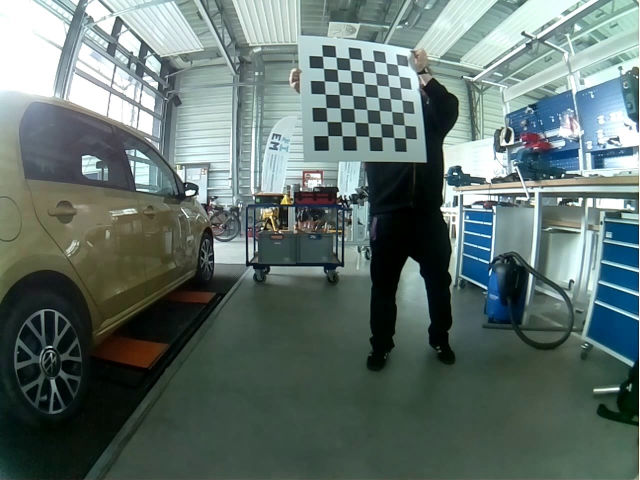
#> input picture Task_2/Frames_videoWW1_calibration/frame1399.jpg, 1280 x 960 px (shown at 1/2 size); its folder holds 3 pictures in this run; the run also reads 2 pictures not shown here
$ python Camera_calib.py   (older library calls are emulated)
#> lines starting #> are read from the running program, lines starting #| are printed output that depends on the picture
import cv2
import numpy as np
import matplotlib.pyplot as plt
import os
import glob


# You should replace these 3 lines with the output in calibration step
def undistort(img_path, balance=0.0, dim2=None, dim3=None):
    img = cv2.imread(img_path)
    dim1 = img.shape[:2][::-1]  #dim1 is the dimension of input image to un-distort
    assert dim1[0]/dim1[1] == DIM[0]/DIM[1], "Image to undistort needs to have same aspect ratio as the ones used in calibration"
    if not dim2:
        dim2 = dim1
    if not dim3:
        dim3 = dim1
    scaled_K = K * dim1[0] / DIM[0]  # The values of K is to scale with image dimension.
    scaled_K[2][2] = 1.0  # Except that K[2][2] is always 1.0
    # This is how scaled_K, dim2 and balance are used to determine the final K used to un-distort image. OpenCV document failed to make this clear!
    new_K = cv2.fisheye.estimateNewCameraMatrixForUndistortRectify(scaled_K, D, dim2, np.eye(3), balance=balance)
    map1, map2 = cv2.fisheye.initUndistortRectifyMap(scaled_K, D, np.eye(3), new_K, dim3, cv2.CV_16SC2)
    undistorted_img = cv2.remap(img, map1, map2, interpolation=cv2.INTER_LINEAR, borderMode=cv2.BORDER_CONSTANT)
    cv2.imshow("undistorted", undistorted_img)
    cv2.waitKey(0)
    cv2.destroyAllWindows()
    cv2.imwrite('C:/Users/U55530/Desktop/TMP/Master/Frames_videoWW1_calibration/img_out/filename.jpg',undistorted_img)
    undistorted_img_rgb = cv2.cvtColor(undistorted_img, cv2.COLOR_BGR2RGB)
    # call imshow() using plt object
    plt.imshow(undistorted_img_rgb)
    # display that image
    plt.show()


CHECKERBOARD = (7,7)
#Corner dectect90j
subpix_criteria = (cv2.TERM_CRITERIA_EPS+cv2.TERM_CRITERIA_MAX_ITER, 30, 0.1)

calibration_flags = cv2.fisheye.CALIB_RECOMPUTE_EXTRINSIC+cv2.fisheye.CALIB_CHECK_COND+cv2.fisheye.CALIB_FIX_SKEW
#calibration_flags = cv2.fisheye.CALIB_RECOMPUTE_EXTRINSIC+cv2.fisheye.CALIB_FIX_SKEW
objp = np.zeros((1, CHECKERBOARD[0]*CHECKERBOARD[1], 3), np.float32)
objp[0,:,:2] = np.mgrid[0:CHECKERBOARD[0], 0:CHECKERBOARD[1]].T.reshape(-1, 2)
_img_shape = None
objpoints = [] # 3d point in real world space
imgpoints = [] # 2d points in image plane.
images = glob.glob('*.jpg')
i=0

for fname in images:
    i=i+1;
    print('Read a new frame #:',fname)
    process= i/len(images)*100
    print('process in %:',process )
    img = cv2.imread(fname)
#> img is the input picture: shape (960, 1280, 3); mean B, G, R 108.9, 113.5, 96.8
    if _img_shape == None:
        _img_shape = img.shape[:2]
    else:
        assert _img_shape == img.shape[:2], "All images must share the same size."
    gray = cv2.cvtColor(img,cv2.COLOR_BGR2GRAY)
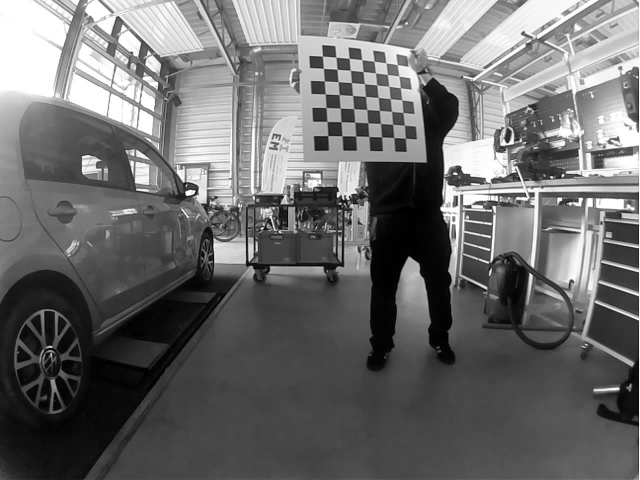
#> gray: shape (960, 1280) (shown at 1/2 size); min 0, max 255, mean 108
    # Find the chess board corners
    ret, corners = cv2.findChessboardCorners(gray, CHECKERBOARD, cv2.CALIB_CB_ADAPTIVE_THRESH+cv2.CALIB_CB_FAST_CHECK+cv2.CALIB_CB_NORMALIZE_IMAGE)
#> ret = True; corners = 49 rows, first 8: [645.4, 112.8], [672.5, 114.9], [698.8, 117], [724.2, 120.1], [748.6, 123.2], [772, 125.9], [794.8, 129.9], [647.7, 137.3]
    # If found, add object points, image points (after refining them)
    if ret == True:
        print('Corner points found')
        objpoints.append(objp)
        cv2.cornerSubPix(gray,corners,(3,3),(-1,-1),subpix_criteria)
        imgpoints.append(corners)
    else:
        print('Corner points not found')
#> pass 2 of the loop `for fname in images:`:
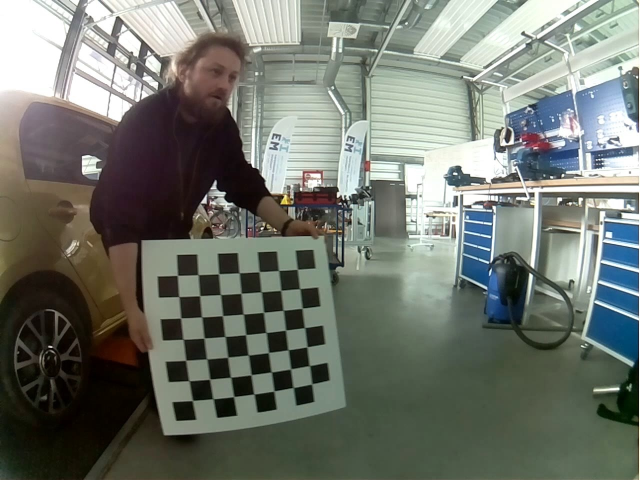
#> input picture Task_2/Frames_videoWW1_calibration/frame516.jpg, 1280 x 960 px (shown at 1/2 size)
#> img is the input picture: shape (960, 1280, 3); mean B, G, R 109.3, 117.9, 112.9
#> `gray = cv2.cvtColor(img,cv2.COLOR_BGR2GRAY)`:
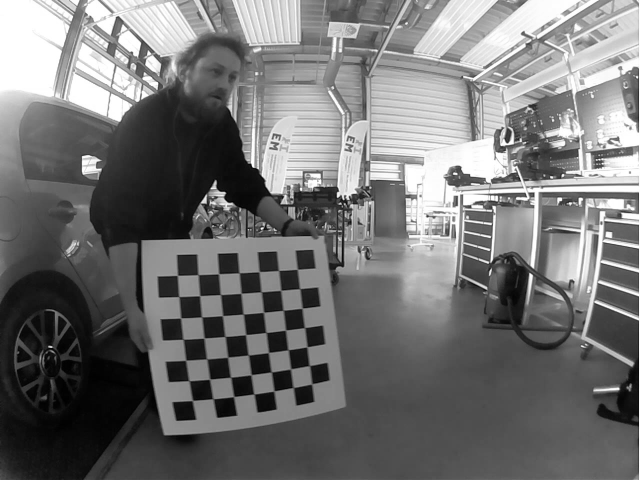
#> gray: shape (960, 1280) (shown at 1/2 size); min 0, max 255, mean 115.4
#> corners = 49 rows, first 8: [595.4, 538.7], [600.6, 577.7], [605.8, 616.3], [609.3, 655.5], [614.6, 694], [619.8, 731.7], [623.4, 769], [557.5, 541.4]
#> pass 3 of the loop `for fname in images:`:
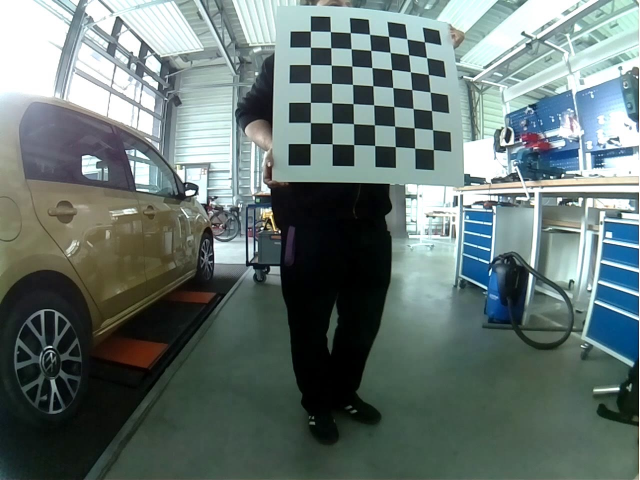
#> input picture Task_2/Frames_videoWW1_calibration/frame741.jpg, 1280 x 960 px (shown at 1/2 size)
#> img is the input picture: shape (960, 1280, 3); mean B, G, R 114.3, 117.4, 102.3
#> `gray = cv2.cvtColor(img,cv2.COLOR_BGR2GRAY)`:
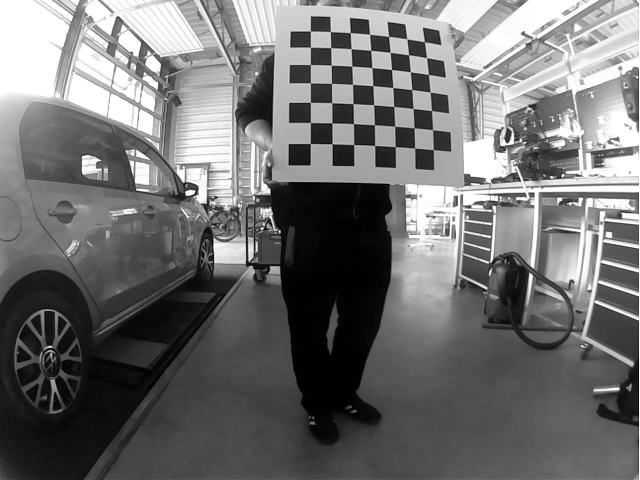
#> gray: shape (960, 1280) (shown at 1/2 size); min 0, max 255, mean 112.5
#> corners = 49 rows, first 8: [621.3, 62.65], [661.2, 63.49], [700.8, 65.72], [739.9, 69.03], [777.6, 73.15], [814.3, 78.53], [848.9, 84.19], [621.1, 94.86]
N_OK = len(objpoints)
K = np.zeros((3, 3))
D = np.zeros((4, 1))
rvecs = [np.zeros((1, 1, 3), dtype=np.float64) for i in range(N_OK)]
tvecs = [np.zeros((1, 1, 3), dtype=np.float64) for i in range(N_OK)]
rms, _, _, _, _ = \
    cv2.fisheye.calibrate(
        objpoints,
        imgpoints,
        gray.shape[::-1],
        K,
        D,
        rvecs,
        tvecs,
        calibration_flags,
        (cv2.TERM_CRITERIA_EPS+cv2.TERM_CRITERIA_MAX_ITER, 30, 1e-6)
    )
#> rms = 0.312
print("Found " + str(N_OK) + " valid images for calibration")
print("DIM=" + str(_img_shape[::-1]))
#| DIM=(1280, 960)
print("K=np.array(" + str(K.tolist()) + ")")
print("D=np.array(" + str(D.tolist()) + ")")


DIM = (1280, 960)
undistort('frame516.jpg',0,DIM,(1088,816))
#> in undistort, `undistorted_img = cv2.remap(img, map1, map2, interpolation=cv2.INTER_L..`:
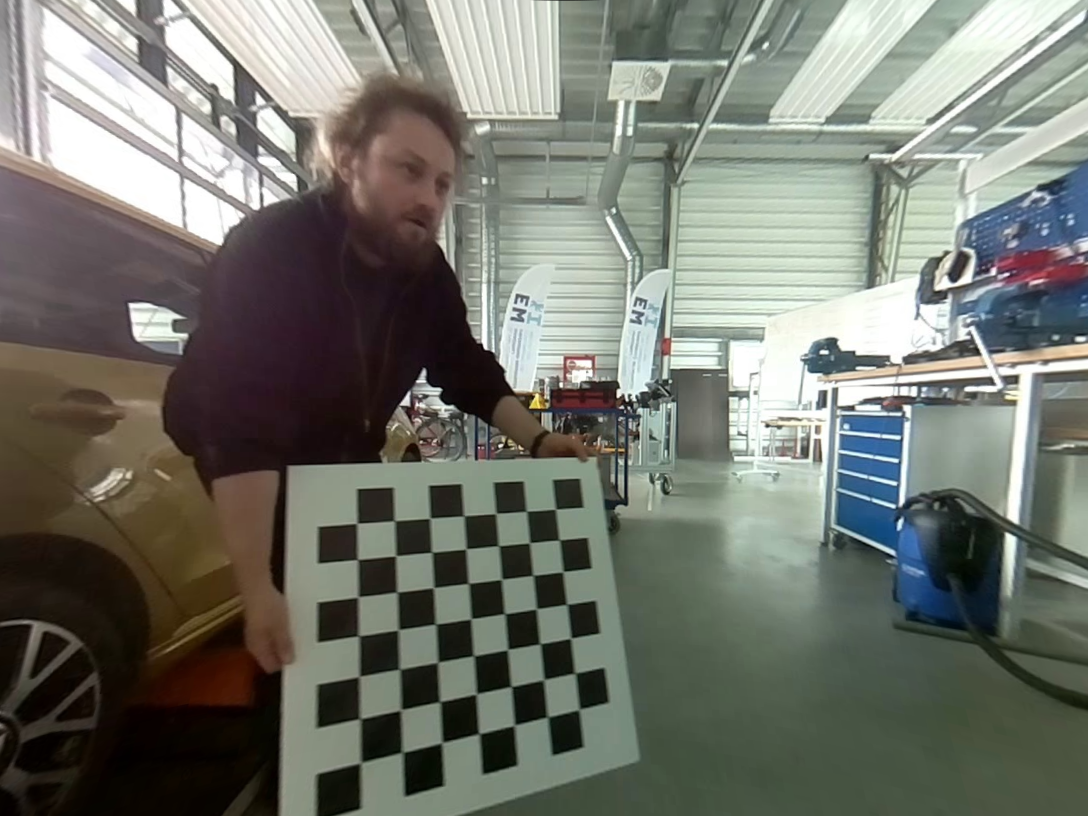
#> undistorted_img: shape (816, 1088, 3); mean B, G, R 109.2, 117.8, 115.4
undistort('frame516.jpg',1)
#> call 2 of undistort, with img_path = 'frame516.jpg', balance = 1
#> in undistort (call 2), `undistorted_img = cv2.remap(img, map1, map2, interpolation=cv2.INTER_L..`:
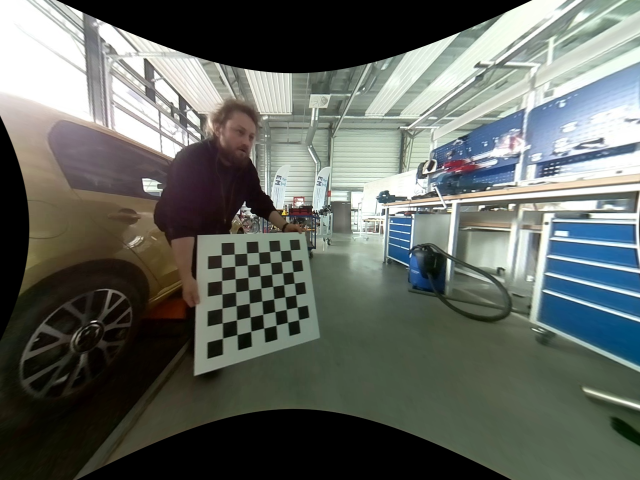
#> undistorted_img: shape (960, 1280, 3) (shown at 1/2 size); mean B, G, R 97.3, 103.2, 97.9


DIM = (1280, 960)
undistort('frame741.jpg',0,DIM,(1088,816))
#> call 3 of undistort, with img_path = 'frame741.jpg', balance = 0, dim2 = (1280, 960), dim3 = (1088, 816)
#> in undistort (call 3), `undistorted_img = cv2.remap(img, map1, map2, interpolation=cv2.INTER_L..`:
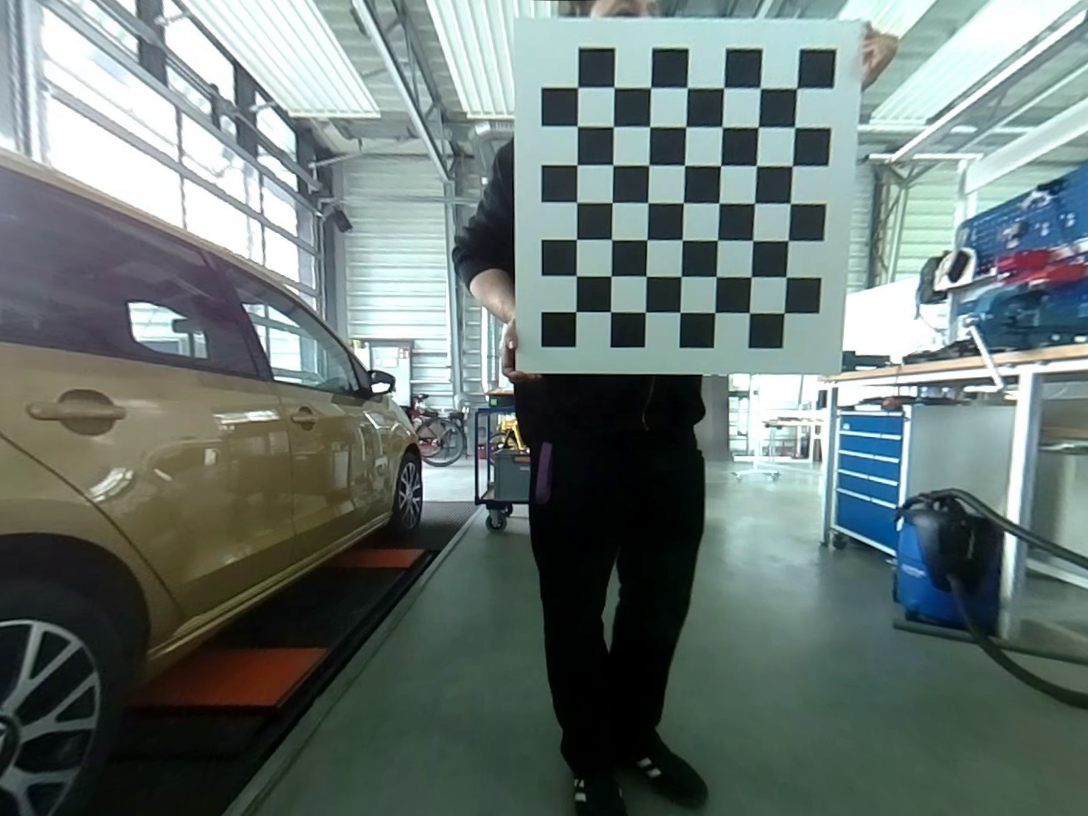
#> undistorted_img: shape (816, 1088, 3); mean B, G, R 115.2, 118.4, 105.3
undistort('frame741.jpg',1)
#> call 4 of undistort, with img_path = 'frame741.jpg', balance = 1
#> in undistort (call 4), `undistorted_img = cv2.remap(img, map1, map2, interpolation=cv2.INTER_L..`:
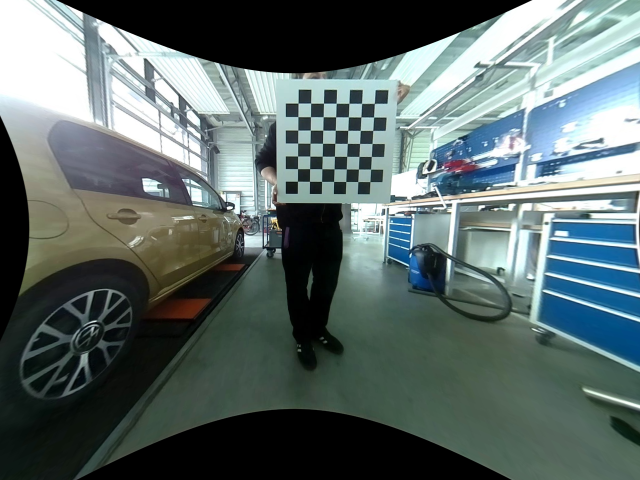
#> undistorted_img: shape (960, 1280, 3) (shown at 1/2 size); mean B, G, R 106.2, 107.4, 93.2

DIM = (1280, 960)
undistort('frame1399.jpg',0,DIM,(1088,816))
#> in undistort (call 5), `undistorted_img = cv2.remap(img, map1, map2, interpolation=cv2.INTER_L..`:
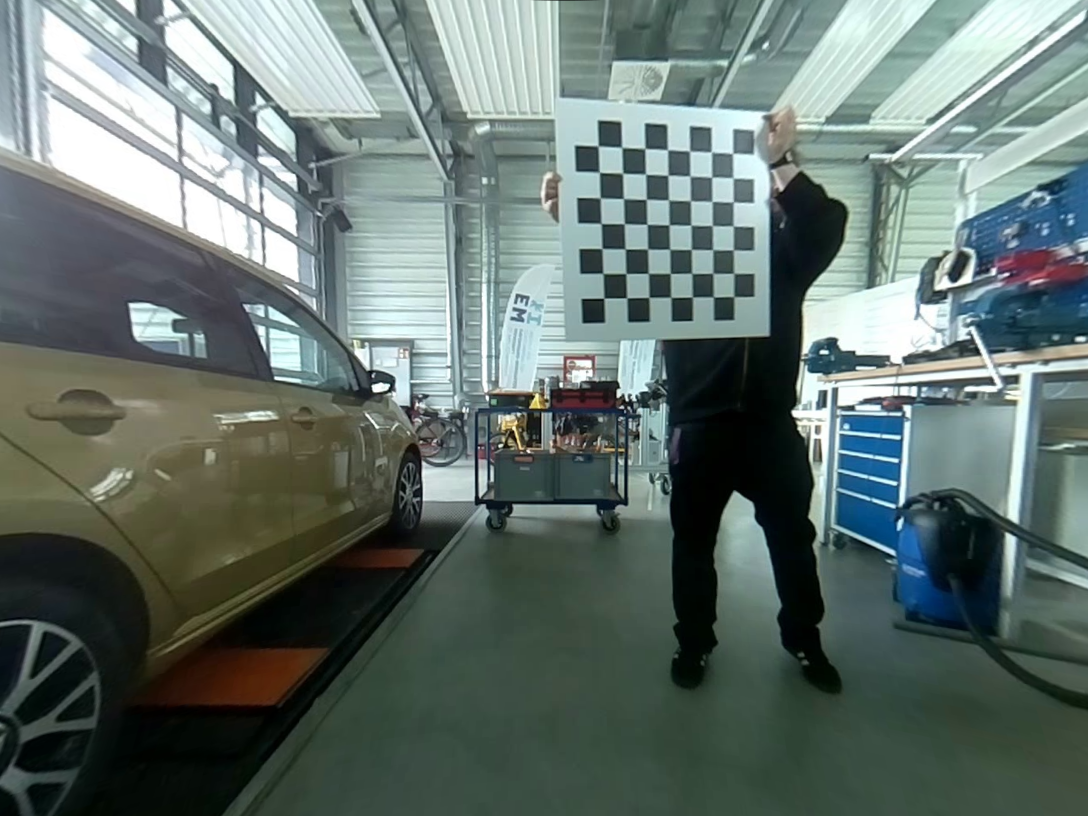
#> undistorted_img: shape (816, 1088, 3); mean B, G, R 109.2, 113.9, 99.5
undistort('frame1399.jpg',1)
#> in undistort (call 6), `undistorted_img = cv2.remap(img, map1, map2, interpolation=cv2.INTER_L..`:
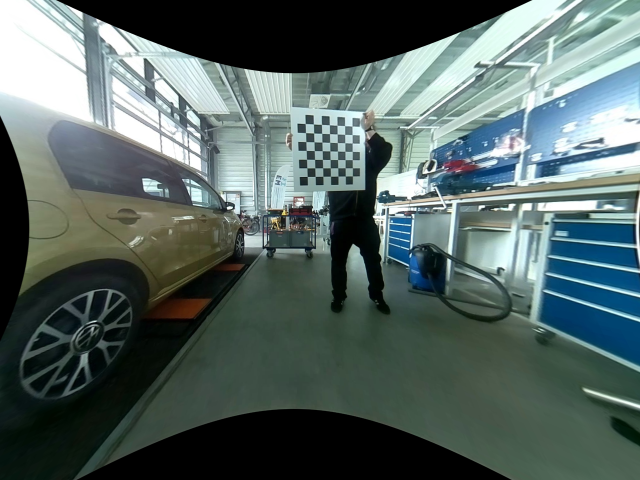
#> undistorted_img: shape (960, 1280, 3) (shown at 1/2 size); mean B, G, R 98.5, 101.3, 85.5
img_dist= cv2.imread('frame1399.jpg')
cv2.imwrite('C:/Users/U55530/Desktop/TMP/Master/Frames_videoWW1_calibration/img_out/frame1399_undis.jpg',img_dist)


# [11 lines of commented-out code are left out]
